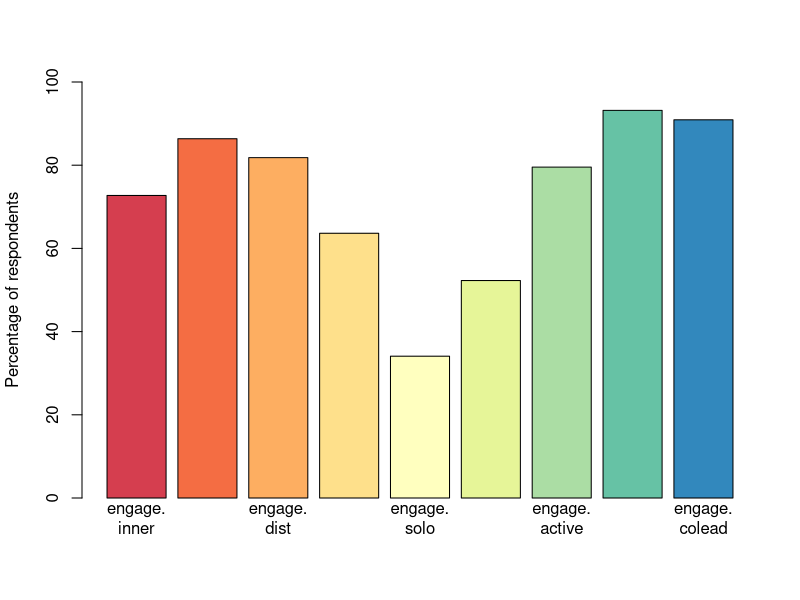

The R script that drew this image:
library(RColorBrewer)

args <- commandArgs(TRUE)
outFile = args[1]

survey <- read.csv("survey_results.csv",head=TRUE)

engagecols <- subset(survey,
        select = c('engage.inner','engage.use','engage.dist','engage.integrate',
                   'engage.solo','engage.soloext','engage.active','engage.contrib',
                   'engage.colead')
    )

counts <- table(as.matrix(engagecols))
percentage <- counts / 44 * 100

png(outFile, width=800)
barplot(percentage,
    ylab="Percentage of respondents",
    ylim=c(0,100),
    col=brewer.pal(9,"Spectral"),
#    names.arg=c("InnerSource\n","Use\n","Deliver to\nCustomers","Integrate\nProprietary","No\nCommunity","Some\nCommunity","Active\nCommunity","Contribute\n","Co-lead\n")
    names.arg=c("engage.\ninner","engage.\nuse","engage.\ndist","engage.\nintegrate","engage.\nsolo","engage.\nsoloext","engage.\nactive","engage.\ncontrib","engage.\ncolead")
   )
